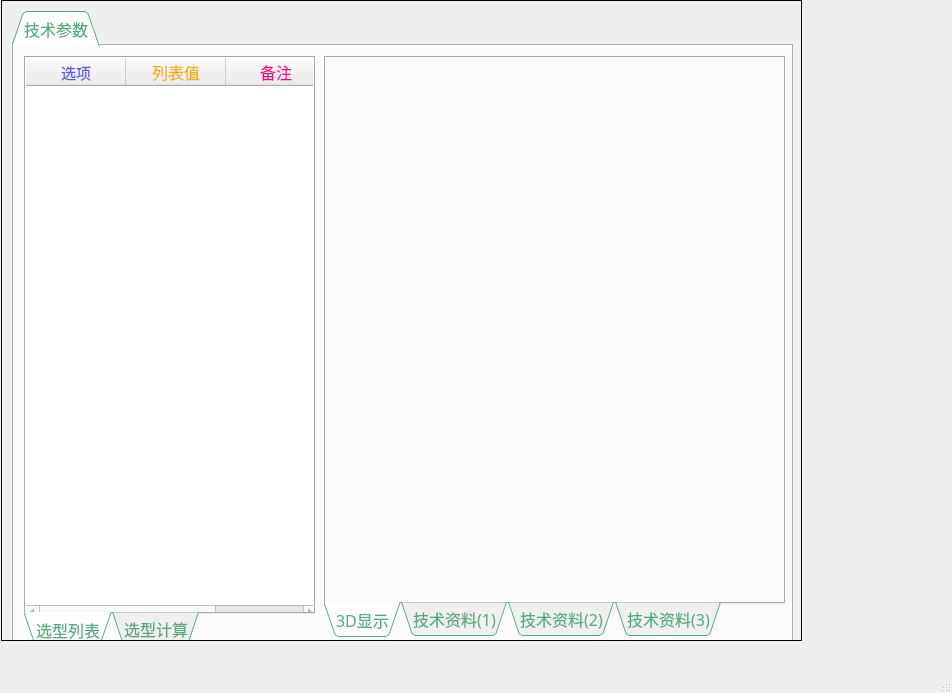
<?xml version="1.0" encoding="UTF-8"?>
<ui version="4.0">
 <class>MainWindow</class>
 <widget class="QMainWindow" name="MainWindow">
  <property name="geometry">
   <rect>
    <x>0</x>
    <y>0</y>
    <width>952</width>
    <height>693</height>
   </rect>
  </property>
  <property name="windowTitle">
   <string>MainWindow</string>
  </property>
  <property name="windowIcon">
   <iconset resource="../source.qrc">
    <normaloff>:/picture/icons/gear.ico</normaloff>:/picture/icons/gear.ico</iconset>
  </property>
  <property name="styleSheet">
   <string notr="true"/>
  </property>
  <property name="iconSize">
   <size>
    <width>128</width>
    <height>128</height>
   </size>
  </property>
  <property name="tabShape">
   <enum>QTabWidget::Rounded</enum>
  </property>
  <widget class="QWidget" name="centralwidget">
   <property name="styleSheet">
    <string notr="true"/>
   </property>
   <widget class="QStackedWidget" name="stackedWidget">
    <property name="geometry">
     <rect>
      <x>1</x>
      <y>0</y>
      <width>801</width>
      <height>641</height>
     </rect>
    </property>
    <property name="frameShape">
     <enum>QFrame::Panel</enum>
    </property>
    <property name="frameShadow">
     <enum>QFrame::Plain</enum>
    </property>
    <property name="currentIndex">
     <number>0</number>
    </property>
    <widget class="QWidget" name="page_0">
     <widget class="QTabWidget" name="tabWidget">
      <property name="geometry">
       <rect>
        <x>10</x>
        <y>10</y>
        <width>781</width>
        <height>631</height>
       </rect>
      </property>
      <property name="font">
       <font>
        <family>微软雅黑</family>
        <pointsize>12</pointsize>
       </font>
      </property>
      <property name="focusPolicy">
       <enum>Qt::NoFocus</enum>
      </property>
      <property name="styleSheet">
       <string notr="true">color: rgb(85, 170, 127);
</string>
      </property>
      <property name="tabPosition">
       <enum>QTabWidget::North</enum>
      </property>
      <property name="tabShape">
       <enum>QTabWidget::Triangular</enum>
      </property>
      <property name="currentIndex">
       <number>0</number>
      </property>
      <widget class="QWidget" name="tab_2">
       <attribute name="title">
        <string>技术参数</string>
       </attribute>
       <widget class="QTabWidget" name="tabWidget_4">
        <property name="geometry">
         <rect>
          <x>10</x>
          <y>10</y>
          <width>291</width>
          <height>591</height>
         </rect>
        </property>
        <property name="font">
         <font>
          <family>微软雅黑</family>
          <pointsize>12</pointsize>
         </font>
        </property>
        <property name="tabPosition">
         <enum>QTabWidget::South</enum>
        </property>
        <property name="tabShape">
         <enum>QTabWidget::Triangular</enum>
        </property>
        <property name="currentIndex">
         <number>0</number>
        </property>
        <widget class="QWidget" name="tab_9">
         <attribute name="title">
          <string>选型列表</string>
         </attribute>
         <widget class="QTableWidget" name="tableWidget_2">
          <property name="geometry">
           <rect>
            <x>0</x>
            <y>0</y>
            <width>291</width>
            <height>561</height>
           </rect>
          </property>
          <property name="focusPolicy">
           <enum>Qt::NoFocus</enum>
          </property>
          <property name="frameShape">
           <enum>QFrame::NoFrame</enum>
          </property>
          <property name="frameShadow">
           <enum>QFrame::Plain</enum>
          </property>
          <property name="dragDropOverwriteMode">
           <bool>true</bool>
          </property>
          <property name="wordWrap">
           <bool>true</bool>
          </property>
          <property name="cornerButtonEnabled">
           <bool>true</bool>
          </property>
          <attribute name="verticalHeaderVisible">
           <bool>false</bool>
          </attribute>
          <attribute name="verticalHeaderHighlightSections">
           <bool>true</bool>
          </attribute>
          <column>
           <property name="text">
            <string>选项</string>
           </property>
           <property name="font">
            <font>
             <family>微软雅黑</family>
             <pointsize>11</pointsize>
            </font>
           </property>
           <property name="foreground">
            <brush brushstyle="SolidPattern">
             <color alpha="255">
              <red>85</red>
              <green>85</green>
              <blue>255</blue>
             </color>
            </brush>
           </property>
          </column>
          <column>
           <property name="text">
            <string>列表值</string>
           </property>
           <property name="font">
            <font>
             <family>微软雅黑</family>
             <pointsize>12</pointsize>
            </font>
           </property>
           <property name="foreground">
            <brush brushstyle="SolidPattern">
             <color alpha="255">
              <red>255</red>
              <green>170</green>
              <blue>0</blue>
             </color>
            </brush>
           </property>
          </column>
          <column>
           <property name="text">
            <string>备注</string>
           </property>
           <property name="font">
            <font>
             <family>微软雅黑</family>
             <pointsize>12</pointsize>
            </font>
           </property>
           <property name="foreground">
            <brush brushstyle="SolidPattern">
             <color alpha="255">
              <red>255</red>
              <green>0</green>
              <blue>127</blue>
             </color>
            </brush>
           </property>
          </column>
         </widget>
        </widget>
        <widget class="QWidget" name="tab">
         <attribute name="title">
          <string>选型计算</string>
         </attribute>
         <widget class="QTableWidget" name="tableWidget">
          <property name="geometry">
           <rect>
            <x>-10</x>
            <y>0</y>
            <width>301</width>
            <height>561</height>
           </rect>
          </property>
          <property name="focusPolicy">
           <enum>Qt::NoFocus</enum>
          </property>
          <property name="frameShape">
           <enum>QFrame::NoFrame</enum>
          </property>
          <property name="frameShadow">
           <enum>QFrame::Plain</enum>
          </property>
          <property name="dragDropOverwriteMode">
           <bool>true</bool>
          </property>
          <property name="wordWrap">
           <bool>true</bool>
          </property>
          <property name="cornerButtonEnabled">
           <bool>true</bool>
          </property>
          <attribute name="verticalHeaderVisible">
           <bool>false</bool>
          </attribute>
          <attribute name="verticalHeaderHighlightSections">
           <bool>true</bool>
          </attribute>
          <column>
           <property name="text">
            <string>属性名称</string>
           </property>
           <property name="font">
            <font>
             <family>微软雅黑</family>
             <pointsize>11</pointsize>
            </font>
           </property>
           <property name="foreground">
            <brush brushstyle="SolidPattern">
             <color alpha="255">
              <red>85</red>
              <green>85</green>
              <blue>255</blue>
             </color>
            </brush>
           </property>
          </column>
          <column>
           <property name="text">
            <string>属性值</string>
           </property>
           <property name="font">
            <font>
             <family>微软雅黑</family>
             <pointsize>12</pointsize>
            </font>
           </property>
           <property name="foreground">
            <brush brushstyle="SolidPattern">
             <color alpha="255">
              <red>255</red>
              <green>170</green>
              <blue>0</blue>
             </color>
            </brush>
           </property>
          </column>
          <column>
           <property name="text">
            <string>备注</string>
           </property>
           <property name="font">
            <font>
             <family>微软雅黑</family>
             <pointsize>12</pointsize>
            </font>
           </property>
           <property name="foreground">
            <brush brushstyle="SolidPattern">
             <color alpha="255">
              <red>255</red>
              <green>0</green>
              <blue>127</blue>
             </color>
            </brush>
           </property>
          </column>
         </widget>
        </widget>
       </widget>
       <widget class="QTabWidget" name="tabWidget_5">
        <property name="geometry">
         <rect>
          <x>310</x>
          <y>10</y>
          <width>461</width>
          <height>581</height>
         </rect>
        </property>
        <property name="font">
         <font>
          <family>微软雅黑</family>
          <pointsize>12</pointsize>
         </font>
        </property>
        <property name="focusPolicy">
         <enum>Qt::TabFocus</enum>
        </property>
        <property name="tabPosition">
         <enum>QTabWidget::South</enum>
        </property>
        <property name="tabShape">
         <enum>QTabWidget::Triangular</enum>
        </property>
        <property name="currentIndex">
         <number>0</number>
        </property>
        <widget class="QWidget" name="tab_7">
         <attribute name="title">
          <string>3D显示</string>
         </attribute>
        </widget>
        <widget class="QWidget" name="tab_8">
         <attribute name="title">
          <string>技术资料(1)</string>
         </attribute>
        </widget>
        <widget class="QWidget" name="tab_3">
         <attribute name="title">
          <string>技术资料(2)</string>
         </attribute>
        </widget>
        <widget class="QWidget" name="tab_4">
         <attribute name="title">
          <string>技术资料(3)</string>
         </attribute>
        </widget>
       </widget>
      </widget>
     </widget>
    </widget>
   </widget>
  </widget>
  <widget class="QStatusBar" name="statusbar"/>
  <action name="Measure_distance">
   <property name="text">
    <string>测量长度</string>
   </property>
   <property name="toolTip">
    <string>测量长度</string>
   </property>
  </action>
  <action name="Out_put_stp">
   <property name="text">
    <string>stp</string>
   </property>
   <property name="toolTip">
    <string>导出stp</string>
   </property>
  </action>
  <action name="Out_put_iges">
   <property name="text">
    <string>iges</string>
   </property>
   <property name="toolTip">
    <string>导出iges</string>
   </property>
  </action>
  <action name="Out_put_stl">
   <property name="text">
    <string>stl</string>
   </property>
   <property name="toolTip">
    <string>导出stl</string>
   </property>
  </action>
  <action name="Up_data">
   <property name="text">
    <string>更新功能/零件库</string>
   </property>
   <property name="toolTip">
    <string>更新零件库</string>
   </property>
  </action>
  <action name="Put_order">
   <property name="text">
    <string>官方链接</string>
   </property>
   <property name="toolTip">
    <string>询价下单</string>
   </property>
  </action>
  <action name="Quit">
   <property name="text">
    <string>关闭退出</string>
   </property>
   <property name="toolTip">
    <string>关闭退出</string>
   </property>
  </action>
  <action name="actionView_Right">
   <property name="text">
    <string>右视图</string>
   </property>
   <property name="toolTip">
    <string>右视图</string>
   </property>
  </action>
  <action name="actionView_Left">
   <property name="text">
    <string>左视图</string>
   </property>
   <property name="toolTip">
    <string>左视图</string>
   </property>
  </action>
  <action name="actionView_Top">
   <property name="text">
    <string>顶视图</string>
   </property>
   <property name="toolTip">
    <string>顶视图</string>
   </property>
  </action>
  <action name="actionView_Bottom">
   <property name="text">
    <string>底视图</string>
   </property>
  </action>
  <action name="actionView_Front">
   <property name="text">
    <string>前视图</string>
   </property>
   <property name="toolTip">
    <string>前视图</string>
   </property>
  </action>
  <action name="actionView_Back">
   <property name="text">
    <string>后视图</string>
   </property>
   <property name="toolTip">
    <string>后视图</string>
   </property>
  </action>
  <action name="actionView_Iso">
   <property name="text">
    <string>轴侧图</string>
   </property>
   <property name="toolTip">
    <string>轴侧图</string>
   </property>
  </action>
  <action name="action_Fitall">
   <property name="text">
    <string>全部显示</string>
   </property>
   <property name="toolTip">
    <string>全部显示</string>
   </property>
  </action>
  <action name="AboutDownload">
   <property name="text">
    <string>关于下载</string>
   </property>
   <property name="toolTip">
    <string>关于下载</string>
   </property>
  </action>
  <action name="Measure_diameter">
   <property name="text">
    <string>测量孔径</string>
   </property>
   <property name="toolTip">
    <string>测量孔径</string>
   </property>
  </action>
  <action name="AboutVision">
   <property name="text">
    <string>关于版本</string>
   </property>
   <property name="toolTip">
    <string>关于版本</string>
   </property>
  </action>
 </widget>
 <resources>
  <include location="../source.qrc"/>
 </resources>
 <connections/>
</ui>
